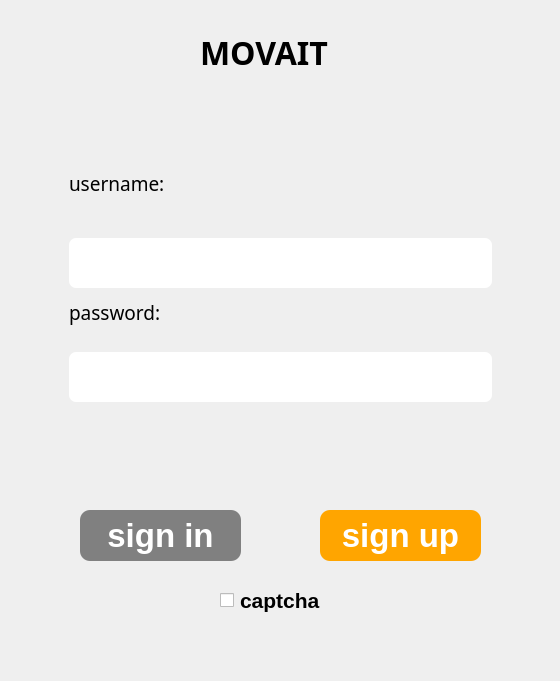
<?xml version="1.0" encoding="UTF-8"?>
<ui version="4.0">
 <class>SignUpWindow</class>
 <widget class="QWidget" name="SignUpWindow">
  <property name="geometry">
   <rect>
    <x>0</x>
    <y>0</y>
    <width>560</width>
    <height>681</height>
   </rect>
  </property>
  <property name="windowTitle">
   <string>Form</string>
  </property>
  <widget class="QLabel" name="headerText">
   <property name="enabled">
    <bool>true</bool>
   </property>
   <property name="geometry">
    <rect>
     <x>200</x>
     <y>30</y>
     <width>171</width>
     <height>45</height>
    </rect>
   </property>
   <property name="font">
    <font>
     <family>Noto Sans SC</family>
     <pointsize>24</pointsize>
     <bold>true</bold>
    </font>
   </property>
   <property name="styleSheet">
    <string notr="true">color:black;
font-weight:bold;
font-size:24pt;
background-color:none;
border:none;
</string>
   </property>
   <property name="text">
    <string>MOVAIT</string>
   </property>
  </widget>
  <widget class="QFrame" name="main_frame">
   <property name="geometry">
    <rect>
     <x>60</x>
     <y>140</y>
     <width>441</width>
     <height>271</height>
    </rect>
   </property>
   <property name="styleSheet">
    <string notr="true">backround-color:rgba(255,255,255,30);
border:1px solid rdba(255,255,255,40);
border-radius:7px;
</string>
   </property>
   <layout class="QVBoxLayout" name="verticalLayout">
    <item>
     <widget class="QLabel" name="usernameText">
      <property name="minimumSize">
       <size>
        <width>0</width>
        <height>0</height>
       </size>
      </property>
      <property name="font">
       <font>
        <family>Noto Sans SC</family>
        <pointsize>14</pointsize>
       </font>
      </property>
      <property name="styleSheet">
       <string notr="true">font-size:14pt;
background-color:none;
border:none;</string>
      </property>
      <property name="text">
       <string>username:</string>
      </property>
     </widget>
    </item>
    <item>
     <widget class="QLineEdit" name="usernameInput">
      <property name="minimumSize">
       <size>
        <width>0</width>
        <height>50</height>
       </size>
      </property>
      <property name="maximumSize">
       <size>
        <width>16777215</width>
        <height>20</height>
       </size>
      </property>
      <property name="sizeIncrement">
       <size>
        <width>0</width>
        <height>0</height>
       </size>
      </property>
      <property name="baseSize">
       <size>
        <width>0</width>
        <height>0</height>
       </size>
      </property>
      <property name="font">
       <font>
        <family>Noto Sans SC</family>
        <pointsize>12</pointsize>
        <kerning>true</kerning>
       </font>
      </property>
      <property name="text">
       <string/>
      </property>
     </widget>
    </item>
    <item>
     <widget class="QLabel" name="passwordText">
      <property name="font">
       <font>
        <family>Noto Sans SC</family>
        <pointsize>14</pointsize>
       </font>
      </property>
      <property name="styleSheet">
       <string notr="true">font-size:14pt;
background-color:none;
border:none;</string>
      </property>
      <property name="text">
       <string>password:</string>
      </property>
     </widget>
    </item>
    <item>
     <widget class="QLineEdit" name="passwordInput">
      <property name="minimumSize">
       <size>
        <width>0</width>
        <height>50</height>
       </size>
      </property>
      <property name="font">
       <font>
        <family>Noto Sans SC</family>
        <pointsize>12</pointsize>
       </font>
      </property>
      <property name="text">
       <string/>
      </property>
     </widget>
    </item>
   </layout>
  </widget>
  <widget class="QCheckBox" name="captchaCheckBox">
   <property name="geometry">
    <rect>
     <x>220</x>
     <y>580</y>
     <width>121</width>
     <height>41</height>
    </rect>
   </property>
   <property name="styleSheet">
    <string notr="true">font-size:16pt;
background-color:none;
border:none;
font-weight:500;</string>
   </property>
   <property name="text">
    <string>captcha</string>
   </property>
  </widget>
  <widget class="QPushButton" name="sign_inButton">
   <property name="geometry">
    <rect>
     <x>80</x>
     <y>510</y>
     <width>161</width>
     <height>51</height>
    </rect>
   </property>
   <property name="styleSheet">
    <string notr="true">QPushButton {
    border-radius: 10px;
    background-color: rgb(128, 128, 128); /* Серый цвет */
    color: rgb(255, 255, 255); /* Белый цвет текста */
    font-size: 33px;
	font-weight: 500
}

QPushButton:pressed {
    background-color: rgb(169, 169, 169); /* Более светлый серый при нажатии */
}
</string>
   </property>
   <property name="text">
    <string>sign in</string>
   </property>
  </widget>
  <widget class="QPushButton" name="sign_upButton">
   <property name="geometry">
    <rect>
     <x>320</x>
     <y>510</y>
     <width>161</width>
     <height>51</height>
    </rect>
   </property>
   <property name="font">
    <font>
     <family>MS Shell Dlg 2</family>
     <pointsize>-1</pointsize>
     <italic>false</italic>
     <fontweight>Medium</fontweight>
    </font>
   </property>
   <property name="styleSheet">
    <string notr="true">QPushButton {
	font: 75 8pt &quot;MS Shell Dlg 2&quot;;
    border-radius: 10px;
    background-color: rgb(255, 165, 0); /* Оранжевый цвет */
    color: rgb(255, 255, 255); /* Белый цвет текста */
    font-size: 33px;
	font-weight: 500
}

QPushButton:pressed {
    background-color: rgb(255, 140, 0); /* Темно-оранжевый цвет при нажатии */
}
</string>
   </property>
   <property name="text">
    <string>sign up</string>
   </property>
   <property name="iconSize">
    <size>
     <width>26</width>
     <height>26</height>
    </size>
   </property>
  </widget>
 </widget>
 <resources/>
 <connections/>
</ui>
